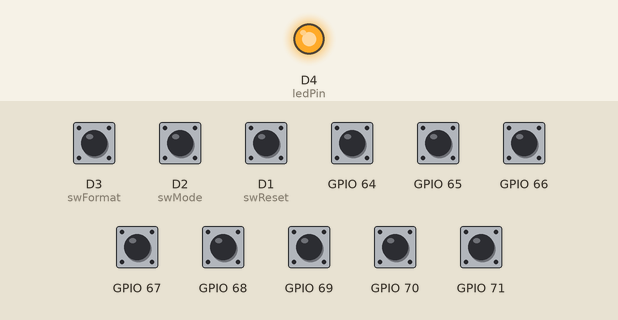
Simulated run of this program. Board: ESP8266 (NodeMCU). Parts: output pins drawn as LEDs (lit = HIGH). Inputs (shaded band) come from the test bench; at power-on: D1 (swReset), D2 (swMode), D3 (swFormat), GPIO 64–71 HIGH. What the program prints to the serial monitor is not drawn.

Above: at 0.1 s.
Timing chart, 0 to 1.6 s (numbered marks = the images above):
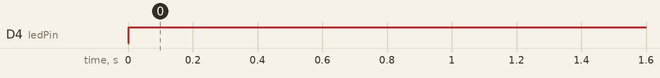

The program:

main.cpp
```cpp
#include <Arduino.h>
#include <Adafruit_MCP23017.h>
#define swReset D1
#define swMode D2
#define swFormat D3
#define ledPin LED_BUILTIN
#define delayLoop 0
// #define useMCP  // if connet all pin in mcp uncomment this code
Adafruit_MCP23017 mcp;

void setup()
{
  mcp.begin(0);
  for (uint8 i = 0; i < 16; i++)
  {
    mcp.pinMode(i, INPUT);
  }
  Serial.begin(9600);
#ifdef useMCP
  pinMode(swReset, INPUT);
  pinMode(swMode, INPUT);
  pinMode(swFormat, INPUT);
#endif
  pinMode(ledPin, OUTPUT);
}

bool readDip()
{
  bool swDip = false;
  Serial.print("Dip switch :");
  for (int8_t i = 0; i < 8; i++)
  {
    swDip |= mcp.digitalRead(i);
    Serial.print(swDip);
    Serial.print(" ");
  }
  Serial.println();
#ifdef useMCP
  swDip |= mcp.digitalRead(swReset);
  Serial.print(swDip);
  Serial.print(" ");
  swDip |= mcp.digitalRead(swMode);
  Serial.print(swDip);
  Serial.print(" ");
  swDip |= mcp.digitalRead(swFormat);
  Serial.print(swDip);
  Serial.print(" ");
#else
  swDip |= digitalRead(swReset);
  Serial.print(swDip);
  Serial.print(" ");
  swDip |= digitalRead(swMode);
  Serial.print(swDip);
  Serial.print(" ");
  swDip |= digitalRead(swFormat);
  Serial.print(swDip);
  Serial.print(" ");
#endif
  return swDip;
}

void loop()
{
  if (readDip())
  {
    digitalWrite(ledPin, HIGH);
  }
  else
  {
    digitalWrite(ledPin, LOW);
  }
  delay(delayLoop);
}
```

Measured:
- by itself, D4 (ledPin): LOW → HIGH at 0.00 s
